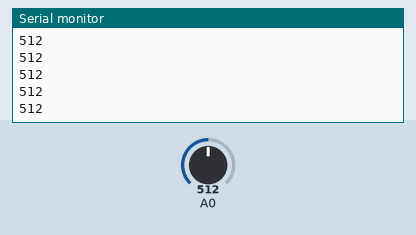
Bench run of a sketch on a simulated Arduino Uno, built with avr-gcc and run on an emulated ATmega328P. On the bench: the last lines printed to the serial monitor. The test bench sets the inputs (shaded band); at power-on: A0 = 512.

Above: at 1.2 s.
1.3 s: A0 set to 533
At 1.8 s:
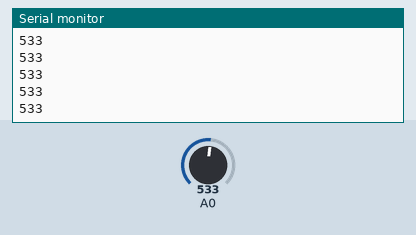
2.8 s: A0 set to 513
At 3.6 s:
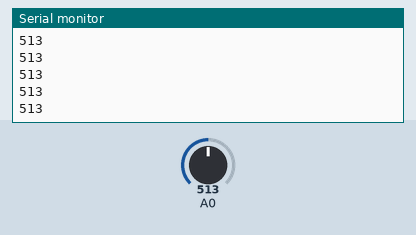
Timing chart, 0 to 5.8 s (numbered marks = the images above; inputs shaded):
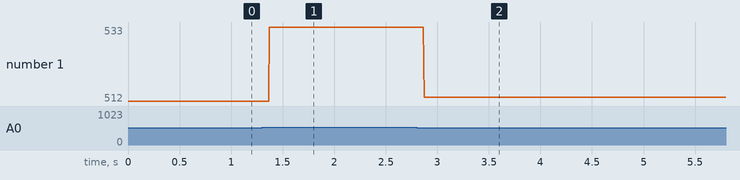

The sketch:

Potentiometer_with_Buzzer_-_Lab___.ino
```cpp
int readSensor();
const int buzzer = 13;

void setup() {
  Serial.begin(9600);
}

void loop() {
	int sensor_value = readSensor(); // returned value
	Serial.println(sensor_value);

  if (sensor_value < 523 )
    digitalWrite(buzzer, HIGH);
  else
    digitalWrite(buzzer, LOW);
}
//FUNCTION
int readSensor() {
	int value = analogRead(A0);
	return value; // send value back
}
```

Measured:
- after the input at 1.3 s, the serial monitor: prints a new line after 0.07 s (image 1)
- after the input at 2.8 s, the serial monitor: prints a new line after 0.07 s (image 2)
- plotted number 1: 512 → 533 after the input at 1.3 s, 533 → 513 after the input at 2.8 s
